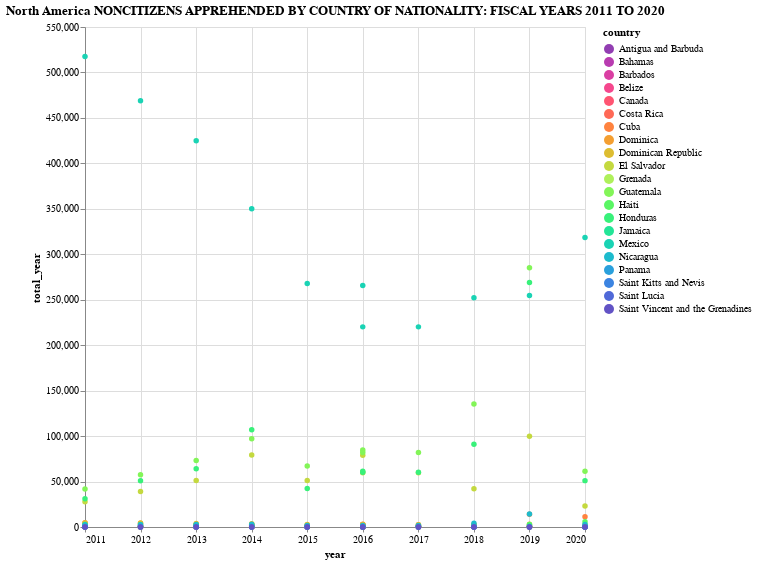

Source (notebook cell):
### Code cell
# List to choose from ['Asia', 'Europe', 'Africa', 'North America', 'South America','Oceania', 'Unknown']
region_visuals('North America')

### Figure 1 — Vega-Lite specification as saved in the notebook (floating-point values rounded to 4 significant figures; data arrays with more than 128 entries replaced by an {"elided": "..."} marker saying what was removed)
{"config": {"view": {"continuousWidth": 400, "continuousHeight": 300}}, "data": {"name": "data-6a2d6d8ab8316ee5d0bc03e53d8aff6d"}, "mark": "circle", "encoding": {"color": {"field": "country", "scale": {"scheme": "rainbow"}, "type": "nominal"}, "opacity": {"condition": {"value": 1, "selection": "selector004"}, "value": 0.2}, "tooltip": [{"field": "country", "type": "nominal"}, {"field": "total_year", "type": "quantitative"}], "x": {"field": "year", "type": "temporal"}, "y": {"field": "total_year", "type": "quantitative"}}, "height": 500, "selection": {"selector004": {"type": "multi", "fields": ["country"], "bind": "legend"}}, "title": "North America NONCITIZENS APPREHENDED BY COUNTRY OF NATIONALITY: FISCAL YEARS 2011 TO 2020", "width": 500, "$schema": "https://vega.github.io/schema/vega-lite/v4.17.0.json", "datasets": {"data-6a2d6d8ab8316ee5d0bc03e53d8aff6d": {"elided": "231 records"}}}
